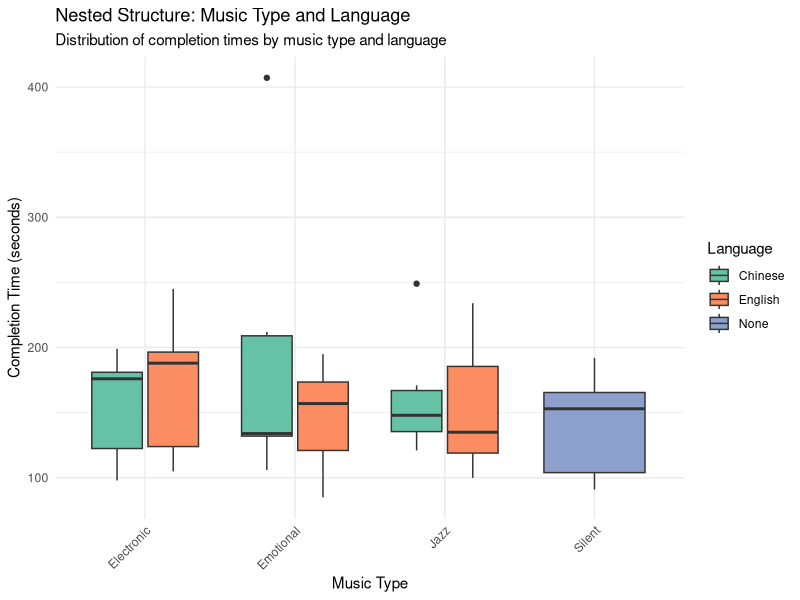
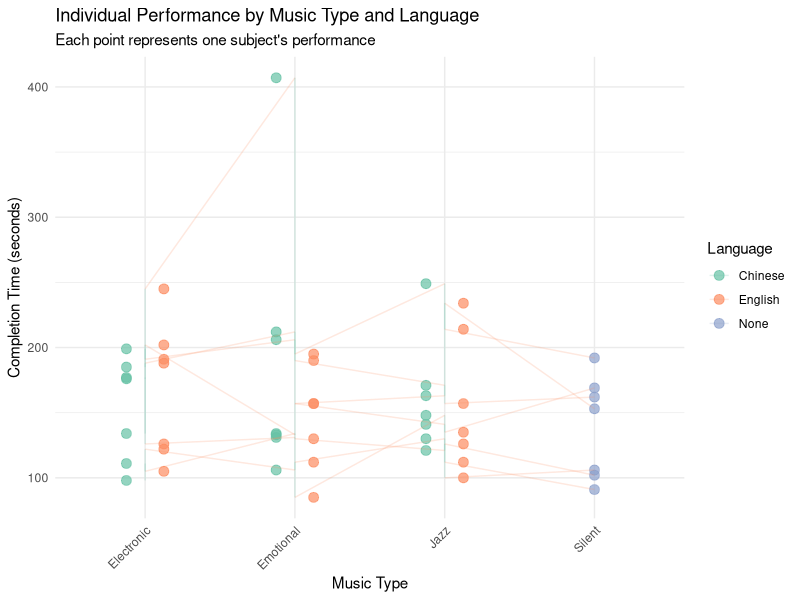
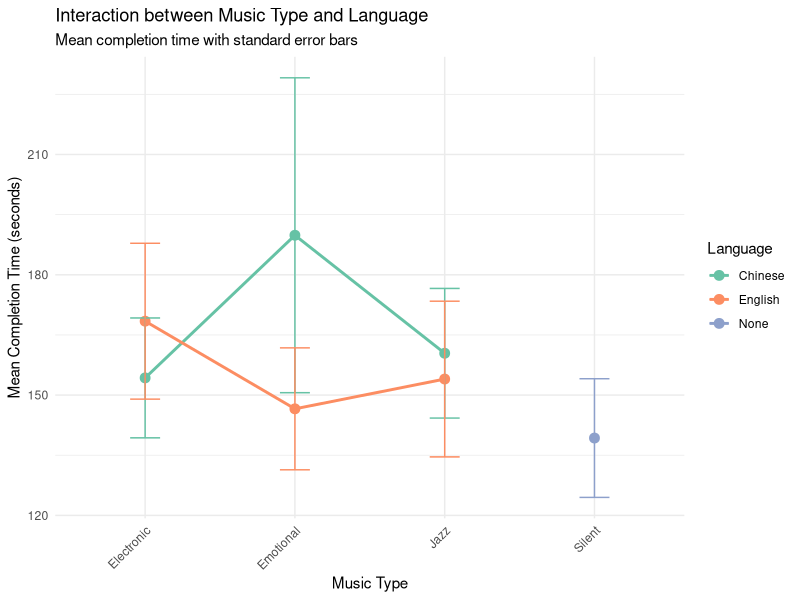
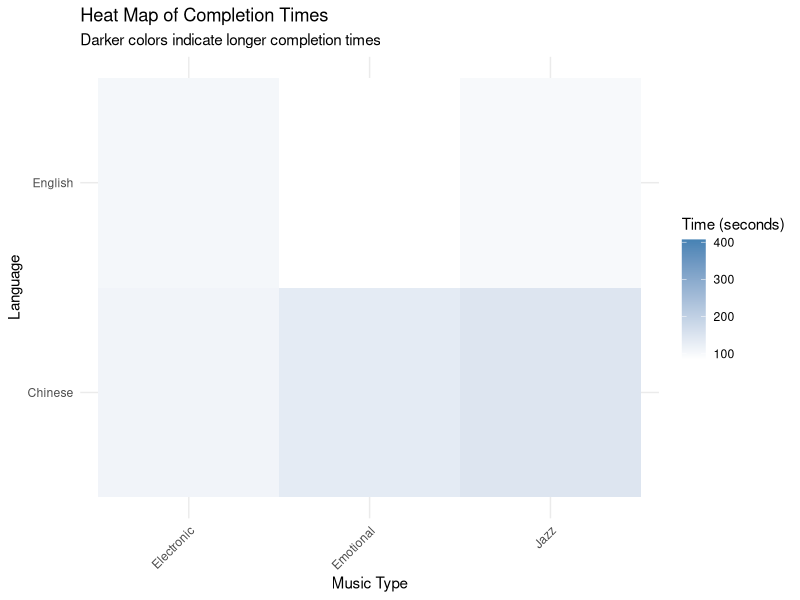

These figures' R source, in order:
## ---- chunk 1
knitr::opts_chunk$set(echo = TRUE)
## ---- chunk 2
# Install and load required packages
if (!require(tidyr)) install.packages("tidyr")
if (!require(dplyr)) install.packages("dplyr")
if (!require(lme4)) install.packages("lme4")
if (!require(nlme)) install.packages("nlme")

library(tidyr)
library(dplyr)
library(lme4)
library(nlme)

# Create the dataset
data <- data.frame(
  Subject = c("李婉瑜", "鄭安喬", "朱芷柔", "郭如健", "蔡欣彤", "林之晴", "施尚丞"),
  Electronic_CN = c(177, 134, 98, 185, 199, 176, 111),
  Electronic_EN = c(126, 202, 122, 245, 191, 188, 105),
  Emotional_CN = c(131, 133, 106, 407, 206, 212, 134),
  Emotional_EN = c(130, 157, 112, 195, 157, 190, 85),
  Jazz_CN = c(121, 141, 130, 249, 163, 171, 148),
  Jazz_EN = c(126, 135, 112, 214, 234, 157, 100),
  Silent = c(102, 169, 91, 192, 153, 162, 106)
)

# Reshape data for nested design
data_long <- data %>%
  pivot_longer(
    cols = -Subject,
    names_to = "Condition",
    values_to = "Time"
  ) %>%
  mutate(
    Music_Type = case_when(
      grepl("Electronic", Condition) ~ "Electronic",
      grepl("Emotional", Condition) ~ "Emotional",
      grepl("Jazz", Condition) ~ "Jazz",
      TRUE ~ "Silent"
    ),
    Language = case_when(
      grepl("CN", Condition) ~ "Chinese",
      grepl("EN", Condition) ~ "English",
      TRUE ~ "None"
    )
  )

# Proper nested design analysis
# 1. Using lme for nested random effects
nested_model <- lme(Time ~ Music_Type,
                   random = ~ 1 | Music_Type/Language/Subject,
                   data = data_long)

# Variance Components Analysis
vc <- VarCorr(nested_model)
print(vc)

# Calculate proportion of variance explained at each level
total_var <- sum(as.numeric(vc[,1]))
var_proportions <- as.numeric(vc[,1]) / total_var

# ANOVA for fixed effects
anova(nested_model)

# Calculate means at each level
means <- data_long %>%
  group_by(Music_Type, Language) %>%
  summarise(
    mean_time = mean(Time),
    sd_time = sd(Time),
    n = n(),
    .groups = 'drop'
  )

# Nested F-test
nested_aov <- aov(Time ~ Music_Type/Language, data = data_long)
summary(nested_aov)

# Print results
cat("\nVariance Components Analysis:\n")
print(vc)

cat("\nProportion of Variance Explained by Each Level:\n")
names(var_proportions) <- c("Music Type", "Language within Music", "Subject within Language")
print(var_proportions)

cat("\nMeans at Each Level:\n")
print(means)

# Calculate ICC (Intraclass Correlation Coefficient)
icc <- as.numeric(vc[1,1]) / total_var
cat("\nICC for Music Type:", icc)

# Post-hoc comparisons
if (!require(emmeans)) install.packages("emmeans")
library(emmeans)

# Estimates for Music Type
emm_music <- emmeans(nested_model, ~ Music_Type)
pairs(emm_music)
## ---- chunk 3
# Install and load required packages
if (!require(tidyr)) install.packages("tidyr")
if (!require(dplyr)) install.packages("dplyr")
if (!require(ggplot2)) install.packages("ggplot2")

library(tidyr)
library(dplyr)
library(ggplot2)

# Create the dataset
data <- data.frame(
  Subject = c("李婉瑜", "鄭安喬", "朱芷柔", "郭如健", "蔡欣彤", "林之晴", "施尚丞"),
  Electronic_CN = c(177, 134, 98, 185, 199, 176, 111),
  Electronic_EN = c(126, 202, 122, 245, 191, 188, 105),
  Emotional_CN = c(131, 133, 106, 407, 206, 212, 134),
  Emotional_EN = c(130, 157, 112, 195, 157, 190, 85),
  Jazz_CN = c(121, 141, 130, 249, 163, 171, 148),
  Jazz_EN = c(126, 135, 112, 214, 234, 157, 100),
  Silent = c(102, 169, 91, 192, 153, 162, 106)
)

# Reshape data
data_long <- data %>%
  pivot_longer(
    cols = -Subject,
    names_to = "Condition",
    values_to = "Time"
  ) %>%
  mutate(
    Music_Type = case_when(
      grepl("Electronic", Condition) ~ "Electronic",
      grepl("Emotional", Condition) ~ "Emotional",
      grepl("Jazz", Condition) ~ "Jazz",
      TRUE ~ "Silent"
    ),
    Language = case_when(
      grepl("CN", Condition) ~ "Chinese",
      grepl("EN", Condition) ~ "English",
      TRUE ~ "None"
    )
  )

# 1. 箱型圖：顯示層級關係
p1 <- ggplot(data_long, aes(x = Music_Type, y = Time, fill = Language)) +
  geom_boxplot() +
  theme_minimal() +
  labs(title = "Nested Structure: Music Type and Language",
       subtitle = "Distribution of completion times by music type and language",
       y = "Completion Time (seconds)",
       x = "Music Type") +
  theme(axis.text.x = element_text(angle = 45, hjust = 1)) +
  scale_fill_brewer(palette = "Set2")

# 2. 點圖：顯示個體分布
p2 <- ggplot(data_long, aes(x = Music_Type, y = Time, color = Language)) +
  geom_point(position = position_dodge(width = 0.5), size = 3, alpha = 0.7) +
  geom_line(aes(group = Subject), alpha = 0.2) +  # 添加個體連線
  theme_minimal() +
  labs(title = "Individual Performance by Music Type and Language",
       subtitle = "Each point represents one subject's performance",
       y = "Completion Time (seconds)",
       x = "Music Type") +
  theme(axis.text.x = element_text(angle = 45, hjust = 1)) +
  scale_color_brewer(palette = "Set2")

# 3. 交互作用圖
interaction_means <- data_long %>%
  group_by(Music_Type, Language) %>%
  summarise(
    mean_time = mean(Time),
    se = sd(Time) / sqrt(n()),
    .groups = 'drop'
  )

p3 <- ggplot(interaction_means, 
       aes(x = Music_Type, y = mean_time, color = Language, group = Language)) +
  geom_line(size = 1) +
  geom_point(size = 3) +
  geom_errorbar(aes(ymin = mean_time - se, ymax = mean_time + se), 
                width = 0.2) +
  theme_minimal() +
  labs(title = "Interaction between Music Type and Language",
       subtitle = "Mean completion time with standard error bars",
       y = "Mean Completion Time (seconds)",
       x = "Music Type") +
  theme(axis.text.x = element_text(angle = 45, hjust = 1)) +
  scale_color_brewer(palette = "Set2")

# 4. 熱圖：替代樹狀圖
mean_matrix <- data_long %>%
  group_by(Music_Type, Language) %>%
  summarise(mean_time = mean(Time), .groups = 'drop') %>%
  filter(Language != "None") %>%
  pivot_wider(names_from = Language, values_from = mean_time)

p4 <- ggplot(data_long %>% filter(Language != "None"), 
             aes(x = Music_Type, y = Language, fill = Time)) +
  geom_tile() +
  scale_fill_gradient(low = "white", high = "steelblue") +
  theme_minimal() +
  labs(title = "Heat Map of Completion Times",
       subtitle = "Darker colors indicate longer completion times",
       x = "Music Type",
       y = "Language",
       fill = "Time (seconds)") +
  theme(axis.text.x = element_text(angle = 45, hjust = 1))

# Print all plots
print(p1)
print(p2)
print(p3)
print(p4)
